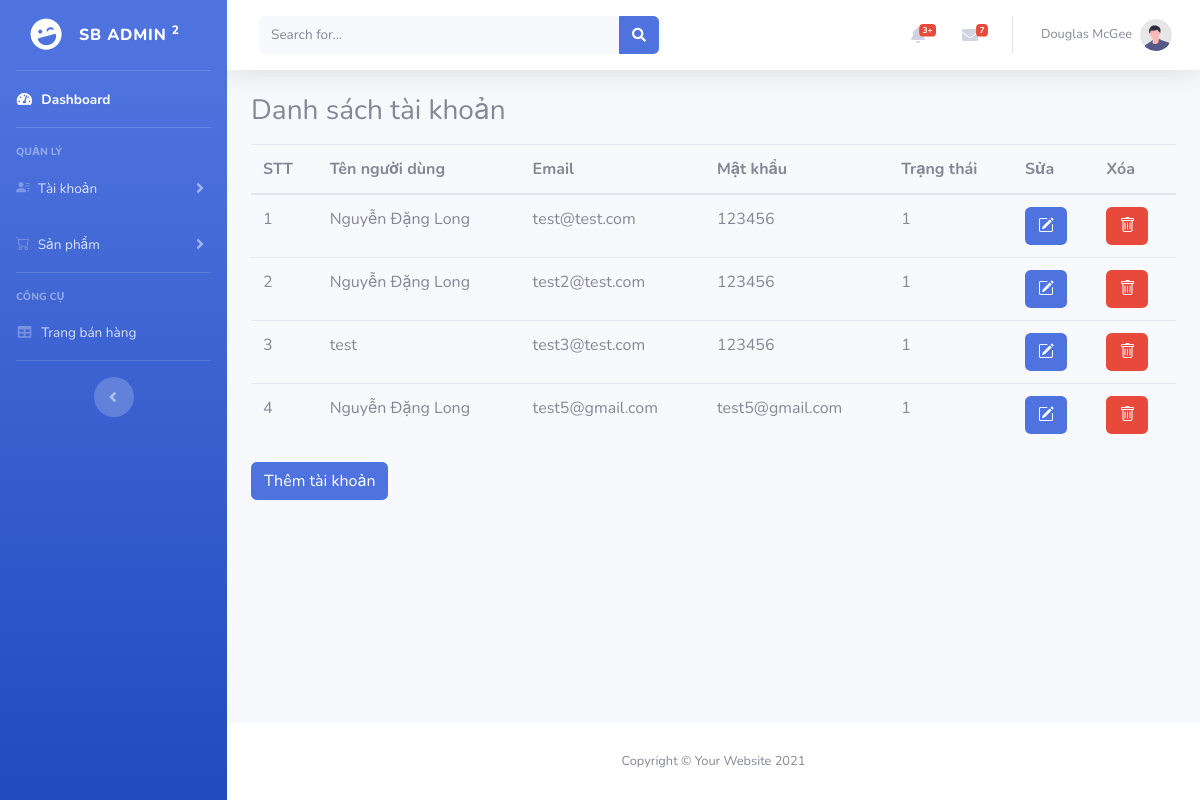
Page /admin/index.php?controller=accounts on the committed database.
### tables this page shows
CREATE TABLE `mega_accounts` (
  `id` varchar(11) NOT NULL,
  `email` varchar(50) NOT NULL,
  `password` varchar(250) NOT NULL,
  `username` varchar(50) NOT NULL,
  `img` varchar(255) NOT NULL,
  `enable` tinyint(1) NOT NULL
);

### admin/controllers/accounts_controller.php (called while the page is built, shortened)
<?php
require_once 'models/accounts.php';
class AccountsController extends BaseController
{
    public function index()
    {
        $accounts = Account::get_all();
        $data = array('accounts' => $accounts);
        $this->render('index', $data);
    }
}

### admin/routes.php (called while the page is built, shortened)
<?php
$controller = new $klass;
$controller->$action();

### admin/index.php (called while the page is built, shortened)
<?php
require_once('routes.php');

### admin/models/accounts.php (called while the page is built, shortened)
<?php
class Account
{
    function __construct($id, $username, $email, $password, $enable)
    {
        $this->id = $id;
        $this->username = $username;
        $this->email = $email;
        $this->password = $password;
        $this->enable = $enable;
    }
    static function get_all()
    {
        $list = [];
        $db = DB::getInstance();
        $req = $db->query("SELECT  id, username, email, password, enable FROM `mega_accounts` ORDER BY id");
        foreach ($req->fetchAll() as $item) {
            $list[] = new Account($item['id'], $item['username'], $item['email'], $item['password'], $item['enable']);
        }
        return $list;
    }
}

### admin/views/accounts/index.php (the view)
<div>
    <h3>Danh sách tài khoản</h3>
    <table class="table table-hover mt-3">
        <thead>
            <tr>
                <th scope="col">STT</th>
                <th scope="col">Tên người dùng</th>
                <th scope="col">Email</th>
                <th scope="col">Mật khẩu</th>
                <th scope="col">Trạng thái</th>
                <th scope="col">Sửa</th>
                <th scope="col">Xóa</th>
            </tr>
        </thead>
        <tbody>
            <?php
            foreach ($accounts as $index => $v) {
                echo '
                <tr>
                    <td>' . $index  + 1 . '</td>
                    <td>' . $v->username . '</td>
                    <td>' . $v->email . '</td>
                    <td>' . $v->password . '</td>
                    <td>' . $v->enable . '</td>
                    <td>
                        <a class="btn bg-primary" href="index.php?controller=accounts&action=edit_account&id=' . $v->id . '"><i class="bi bi-pencil-square text-light"></i></a>
                    </td>
                    <td>
                        <a class="btn bg-danger" href="index.php?controller=accounts&action=delete_account&id=' . $v->id . '"><i class="bi bi-trash text-light"></i></a>
                    </td>
                </tr>
            ';
            }
            ?>
        </tbody>
    </table>
    <a href="index.php?controller=accounts&action=add_account" class="btn btn-primary">
        Thêm tài khoản
    </a>
</div>

### rows in the picture
mega_accounts: username "Nguyễn Đặng Long", email "test@test.com", password "123456", enable "1"
mega_accounts: username "Nguyễn Đặng Long", email "test2@test.com", password "123456", enable "1"
mega_accounts: username "test", email "test3@test.com", password "123456", enable "1"
mega_accounts: username "Nguyễn Đặng Long", email "test5@gmail.com", password "test5@gmail.com", enable "1"
